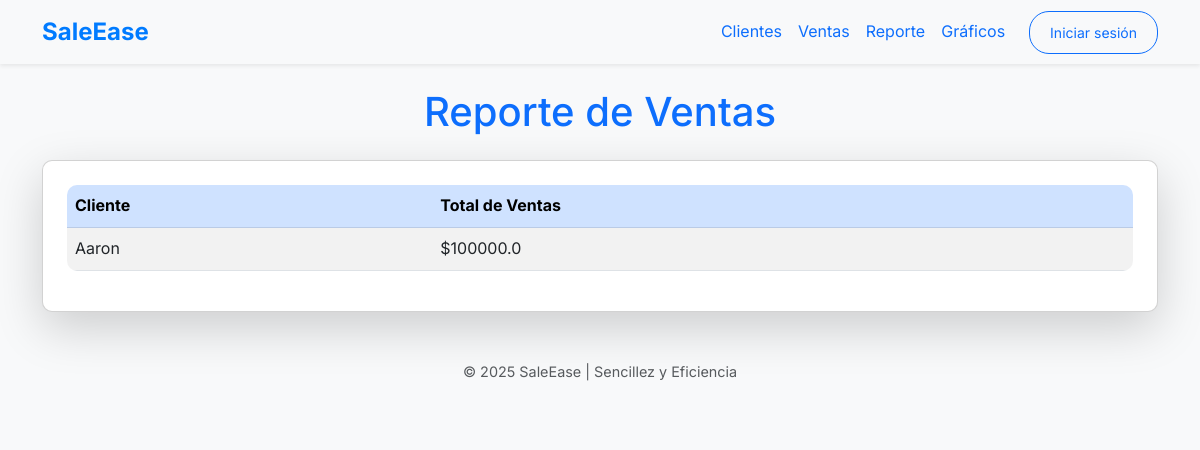
The app's page /reporte, older data.
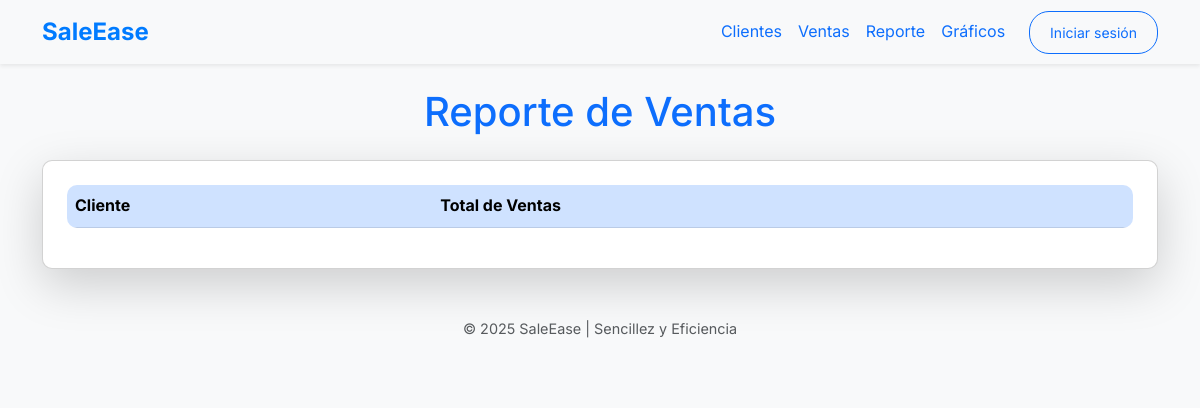
The same page, newer data.
### tables this page shows
CREATE TABLE clientes (id INTEGER PRIMARY KEY, nombre TEXT, email TEXT);

### app.py (the view)
@app.route('/reporte')
def reporte():
    conn = conectar_db()
    cur = conn.cursor()
    cur.execute("SELECT clientes.nombre, SUM(ventas.monto) AS total FROM ventas JOIN clientes ON ventas.cliente_id = clientes.id GROUP BY clientes.id")
    reporte = cur.fetchall()
    conn.close()
    return render_template('reporte.html', reporte=reporte)

### app.py (called while the page is built)
def conectar_db():
    conn = sqlite3.connect(DATABASE)
    conn.row_factory = sqlite3.Row
    return conn

### templates/reporte.html
{% extends 'base.html' %}
{% block content %}
<h1 class="text-center mb-4 text-primary">Reporte de Ventas</h1>
<div class="card shadow-lg p-4">
    <table class="table table-striped table-hover">
        <thead class="table-primary">
            <tr>
                <th>Cliente</th>
                <th>Total de Ventas</th>
            </tr>
        </thead>
        <tbody>
            {% for fila in reporte %}
            <tr>
                <td>{{ fila['nombre'] }}</td>
                <td>${{ fila['total'] | round(2) }}</td>
            </tr>
            {% endfor %}
        </tbody>
    </table>
</div>
{% endblock %}

### templates/base.html (shortened to what this page needs)
<!DOCTYPE html>
<html lang="en">
<head>
    <link href="https://cdn.jsdelivr.net/npm/bootstrap@5.3.0/dist/css/bootstrap.min.css" rel="stylesheet">
    <link rel="stylesheet" href="{{ url_for('static', filename='css/styles.css') }}">
</head>
<body>
    <nav class="navbar navbar-expand-lg navbar-light bg-light shadow-sm">
        <div class="container">
            <a class="navbar-brand fw-bold text-primary" href="{{ url_for('index') }}">SaleEase</a>
            <div class="collapse navbar-collapse" id="navbarNav">
                <ul class="navbar-nav ms-auto">
                    <li class="nav-item"><a class="nav-link text-primary" href="{{ url_for('clientes') }}">Clientes</a></li>
                    <li class="nav-item"><a class="nav-link text-primary" href="{{ url_for('ventas') }}">Ventas</a></li>
                    <li class="nav-item"><a class="nav-link text-primary" href="{{ url_for('reporte') }}">Reporte</a></li>
                    <li class="nav-item"><a class="nav-link text-primary" href="{{ url_for('graficos') }}">Gráficos</a></li>
                    {% if 'user_id' in session %}
                        <li class="nav-item"><a class="btn btn-primary btn-sm ms-3" href="{{ url_for('logout') }}">Cerrar sesión</a></li>
                    {% else %}
                        <li class="nav-item"><a class="btn btn-outline-primary btn-sm ms-3" href="{{ url_for('login') }}">Iniciar sesión</a></li>
                    {% endif %}
                </ul>
            </div>
        </div>
    </nav>
    <main class="container my-4">
        {% block content %}{% endblock %}
    </main>
    <footer class="text-center py-4 bg-light text-muted">
        <p>&copy; 2025 SaleEase | Sencillez y Eficiencia</p>
    </footer>
</body>
</html>

### static/css/styles.css (style rules this page uses)
body { font-family: 'Inter', sans-serif; background-color: #f8f9fa; color: #333; line-height: 1.6; }
.navbar { box-shadow: 0 2px 4px rgba(0, 0, 0, 0.1); }
.navbar-brand { font-size: 1.5rem; font-weight: bold; color: #007bff !important; }
.btn-primary, .btn-outline-primary { border-radius: 20px; padding: 10px 20px; transition: all 0.3s ease-in-out; }
.card { border-radius: 10px; box-shadow: 0 4px 6px rgba(0, 0, 0, 0.1); }
.table { border-radius: 10px; overflow: hidden; background: white; }
footer { background-color: #f8f9fa; color: #6c757d; font-size: 0.9rem; }

Row changes from the older to the newer data that the page shows:
removed clientes: nombre "Aaron", total "100000.0"
